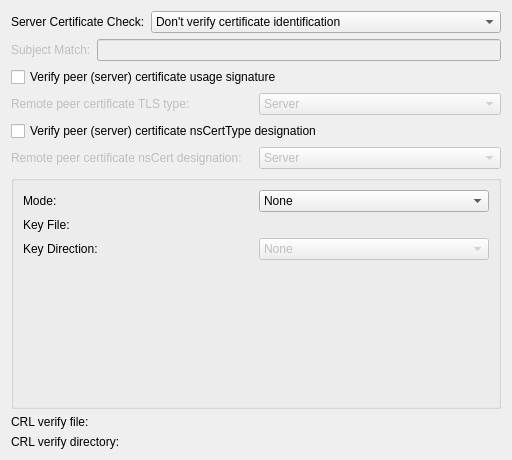
     <widget class="QWidget" name="tlsTab">
      <attribute name="title">
       <string>TLS Settings</string>
      </attribute>
      <layout class="QVBoxLayout" name="verticalLayout">
       <item>
        <layout class="QHBoxLayout" name="horizontalLayout_18" stretch="2,3">
         <item>
          <widget class="QLabel" name="lblCertCheck">
           <property name="toolTip">
            <string>Verify server certificate identification.

When enabled, connection will only succeed if the server certificate matches
some expected properties.
Matching can either apply to the whole certificate subject (all the fields),
or just the Common Name (CN field).
</string>
           </property>
           <property name="text">
            <string>Server Certificate Check:</string>
           </property>
          </widget>
         </item>
         <item>
          <widget class="QComboBox" name="cbCertCheck">
           <property name="toolTip">
            <string>Verify server certificate identification.

When enabled, connection will only succeed if the server certificate matches
some expected properties.
Matching can either apply to the whole certificate subject (all the fields),
or just the Common Name (CN field).
</string>
           </property>
           <item>
            <property name="text">
             <string>Don't verify certificate identification</string>
            </property>
           </item>
           <item>
            <property name="text">
             <string>Verify whole subject exactly</string>
            </property>
           </item>
           <item>
            <property name="text">
             <string>Verify name exactly</string>
            </property>
           </item>
           <item>
            <property name="text">
             <string>Verify name by prefix</string>
            </property>
           </item>
           <item>
            <property name="text">
             <string>Verify subject partially (legacy mode, strongly discouraged)</string>
            </property>
           </item>
          </widget>
         </item>
        </layout>
       </item>
       <item>
        <layout class="QHBoxLayout" name="horizontalLayout_3">
         <item>
          <widget class="QLabel" name="lbSubjectMatch">
           <property name="enabled">
            <bool>false</bool>
           </property>
           <property name="toolTip">
            <string>Subject or Common Name to verify server certificate information against.</string>
           </property>
           <property name="text">
            <string>Subject Match:</string>
           </property>
           <property name="buddy">
            <cstring>subjectMatch</cstring>
           </property>
          </widget>
         </item>
         <item>
          <widget class="QLineEdit" name="subjectMatch">
           <property name="enabled">
            <bool>false</bool>
           </property>
           <property name="toolTip">
            <string>Subject or Common Name to verify server certificate information against.</string>
           </property>
           <property name="whatsThis">
            <string>Connect only to servers whose certificate matches the given subject. Example: /CN=myvpn.company.com</string>
           </property>
           <property name="clearButtonEnabled">
            <bool>true</bool>
           </property>
          </widget>
         </item>
        </layout>
       </item>
       <item>
        <widget class="QCheckBox" name="chkRemoteCertTls">
         <property name="toolTip">
          <string>Require that peer certificate was signed with an explicit key usage and extended
key usage based on RFC3280 TLS rules.</string>
         </property>
         <property name="text">
          <string>Verify peer (server) certificate usage signature</string>
         </property>
        </widget>
       </item>
       <item>
        <layout class="QHBoxLayout" name="horizontalLayout_4">
         <item>
          <widget class="QLabel" name="labelRemoteCertTls">
           <property name="enabled">
            <bool>false</bool>
           </property>
           <property name="toolTip">
            <string>Require that peer certificate was signed with an explicit key usage and extended
key usage based on RFC3280 TLS rules.</string>
           </property>
           <property name="text">
            <string>Remote peer certificate TLS type:</string>
           </property>
          </widget>
         </item>
         <item>
          <widget class="QComboBox" name="cmbRemoteCertTls">
           <property name="enabled">
            <bool>false</bool>
           </property>
           <property name="toolTip">
            <string>Require that peer certificate was signed with an explicit key usage and extended
key usage based on RFC3280 TLS rules.</string>
           </property>
           <item>
            <property name="text">
             <string>Server</string>
            </property>
           </item>
           <item>
            <property name="text">
             <string>Client</string>
            </property>
           </item>
          </widget>
         </item>
        </layout>
       </item>
       <item>
        <widget class="QCheckBox" name="chkNsCertType">
         <property name="toolTip">
          <string>Require that peer certificate was signed with an explicit nsCertType designation.</string>
         </property>
         <property name="text">
          <string>Verify peer (server) certificate nsCertType designation</string>
         </property>
        </widget>
       </item>
       <item>
        <layout class="QHBoxLayout" name="horizontalLayout_17">
         <item>
          <widget class="QLabel" name="lblNsCertType">
           <property name="enabled">
            <bool>false</bool>
           </property>
           <property name="toolTip">
            <string>Require that peer certificate was signed with an explicit nsCertType designation.</string>
           </property>
           <property name="text">
            <string>Remote peer certificate nsCert designation:</string>
           </property>
          </widget>
         </item>
         <item>
          <widget class="QComboBox" name="cmbNsCertType">
           <property name="enabled">
            <bool>false</bool>
           </property>
           <property name="toolTip">
            <string>Require that peer certificate was signed with an explicit nsCertType designation.</string>
           </property>
           <item>
            <property name="text">
             <string>Server</string>
            </property>
           </item>
           <item>
            <property name="text">
             <string>Client</string>
            </property>
           </item>
          </widget>
         </item>
        </layout>
      </item>
      <item>
       <widget class="QGroupBox" name="useExtraTlsAuth">
         <property name="toolTip">
          <string>Add an additional layer of HMAC authentication.</string>
         </property>
         <property name="title">
          <string/>
         </property>
         <property name="checkable">
          <bool>false</bool>
         </property>
         <property name="checked">
          <bool>false</bool>
         </property>
         <layout class="QGridLayout" name="gridLayout_2">
          <item row="0" column="0">
           <widget class="QLabel" name="label">
            <property name="text">
             <string>Mode:</string>
            </property>
           </widget>
          </item>
          <item row="0" column="1">
          <widget class="QComboBox" name="cboTLSMode">
           <item>
            <property name="text">
             <string>None</string>
            </property>
           </item>
           <item>
            <property name="text">
             <string>TLS-Auth</string>
            </property>
           </item>
           <item>
            <property name="text">
             <string>TLS-Crypt</string>
            </property>
           </item>
           <item>
            <property name="text">
             <string>TLS-Crypt v2</string>
            </property>
           </item>
          </widget>
         </item>
          <item row="1" column="0">
           <widget class="QLabel" name="textLabel4_3">
            <property name="toolTip">
             <string>Add an additional layer of HMAC authentication on top of the TLS control channel
to protect against DoS attacks.</string>
            </property>
            <property name="text">
             <string>Key File:</string>
            </property>
            <property name="wordWrap">
             <bool>false</bool>
            </property>
            <property name="buddy">
             <cstring>kurlTlsAuthKey</cstring>
            </property>
           </widget>
          </item>
          <item row="1" column="1">
           <widget class="KUrlRequester" name="kurlTlsAuthKey">
            <property name="enabled">
             <bool>false</bool>
            </property>
            <property name="toolTip">
             <string>Add an additional layer of HMAC authentication on top of the TLS control channel
to protect against DoS attacks.</string>
            </property>
           </widget>
          </item>
          <item row="2" column="0">
           <widget class="QLabel" name="textLabel1">
            <property name="toolTip">
             <string>Direction parameter for static key mode.</string>
            </property>
            <property name="text">
             <string>Key Direction:</string>
            </property>
            <property name="wordWrap">
             <bool>false</bool>
            </property>
            <property name="buddy">
             <cstring>cboDirection</cstring>
            </property>
           </widget>
          </item>
          <item row="2" column="1">
           <widget class="QComboBox" name="cboDirection">
            <property name="enabled">
             <bool>false</bool>
            </property>
            <property name="toolTip">
             <string>Direction parameter for static key mode.</string>
            </property>
            <item>
             <property name="text">
              <string comment="like in None setting selected">None</string>
             </property>
            </item>
            <item>
             <property name="text">
              <string>Server (0)</string>
             </property>
            </item>
            <item>
             <property name="text">
              <string>Client (1)</string>
             </property>
            </item>
           </widget>
          </item>
          <item row="3" column="1">
           <spacer name="verticalSpacer">
            <property name="orientation">
             <enum>Qt::Vertical</enum>
            </property>
            <property name="sizeHint" stdset="0">
             <size>
              <width>20</width>
              <height>137</height>
             </size>
            </property>
           </spacer>
          </item>
        </layout>
       </widget>
      </item>
      <item>
       <layout class="QHBoxLayout" name="horizontalLayout_crlFile">
        <item>
         <widget class="QLabel" name="lblCrlVerifyFile">
          <property name="text">
           <string>CRL verify file:</string>
          </property>
          <property name="toolTip">
           <string>Path to a local Certificate Revocation List (CRL) file to verify peer certificates.</string>
          </property>
          <property name="buddy">
           <cstring>kurlCrlVerifyFile</cstring>
          </property>
         </widget>
        </item>
        <item>
         <widget class="KUrlRequester" name="kurlCrlVerifyFile">
          <property name="toolTip">
           <string>Path to a local Certificate Revocation List (CRL) file to verify peer certificates.</string>
          </property>
          <property name="mode">
           <set>KFile::File|KFile::ExistingOnly|KFile::LocalOnly</set>
          </property>
         </widget>
        </item>
       </layout>
      </item>
      <item>
       <layout class="QHBoxLayout" name="horizontalLayout_crlDir">
        <item>
         <widget class="QLabel" name="lblCrlVerifyDir">
          <property name="text">
           <string>CRL verify directory:</string>
          </property>
          <property name="toolTip">
           <string>Path to a local directory containing Certificate Revocation List (CRL) files.</string>
          </property>
          <property name="buddy">
           <cstring>kurlCrlVerifyDir</cstring>
          </property>
         </widget>
        </item>
        <item>
         <widget class="KUrlRequester" name="kurlCrlVerifyDir">
          <property name="toolTip">
           <string>Path to a local directory containing Certificate Revocation List (CRL) files.</string>
          </property>
          <property name="mode">
           <set>KFile::Directory|KFile::ExistingOnly|KFile::LocalOnly</set>
          </property>
         </widget>
        </item>
       </layout>
      </item>
     </layout>
    </widget>
